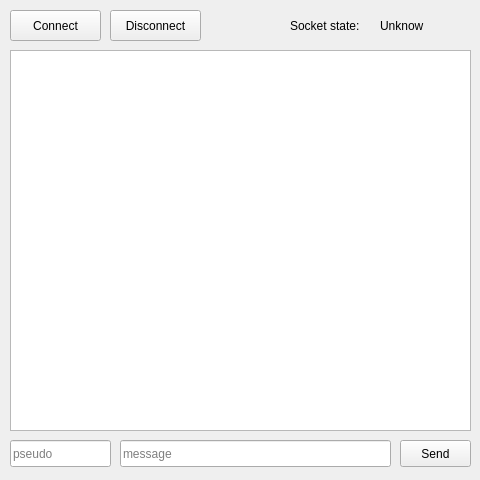
<?xml version="1.0" encoding="UTF-8"?>
<ui version="4.0">
 <class>Client</class>
 <widget class="QWidget" name="Client">
  <property name="geometry">
   <rect>
    <x>0</x>
    <y>0</y>
    <width>480</width>
    <height>480</height>
   </rect>
  </property>
  <property name="sizePolicy">
   <sizepolicy hsizetype="Fixed" vsizetype="Fixed">
    <horstretch>0</horstretch>
    <verstretch>0</verstretch>
   </sizepolicy>
  </property>
  <property name="minimumSize">
   <size>
    <width>480</width>
    <height>480</height>
   </size>
  </property>
  <property name="maximumSize">
   <size>
    <width>480</width>
    <height>480</height>
   </size>
  </property>
  <property name="windowTitle">
   <string>QtWebsocket Client Example</string>
  </property>
  <widget class="QLineEdit" name="textLineEdit">
   <property name="geometry">
    <rect>
     <x>120</x>
     <y>440</y>
     <width>271</width>
     <height>27</height>
    </rect>
   </property>
   <property name="text">
    <string/>
   </property>
   <property name="placeholderText">
    <string>message</string>
   </property>
  </widget>
  <widget class="QPushButton" name="sendButton">
   <property name="geometry">
    <rect>
     <x>400</x>
     <y>440</y>
     <width>71</width>
     <height>27</height>
    </rect>
   </property>
   <property name="text">
    <string>Send</string>
   </property>
  </widget>
  <widget class="QTextEdit" name="chatTextEdit">
   <property name="geometry">
    <rect>
     <x>10</x>
     <y>50</y>
     <width>461</width>
     <height>381</height>
    </rect>
   </property>
  </widget>
  <widget class="QLineEdit" name="pseudoLineEdit">
   <property name="geometry">
    <rect>
     <x>10</x>
     <y>440</y>
     <width>101</width>
     <height>27</height>
    </rect>
   </property>
   <property name="text">
    <string/>
   </property>
   <property name="placeholderText">
    <string>pseudo</string>
   </property>
  </widget>
  <widget class="QLabel" name="socketStateLabel">
   <property name="geometry">
    <rect>
     <x>380</x>
     <y>10</y>
     <width>91</width>
     <height>31</height>
    </rect>
   </property>
   <property name="text">
    <string>Unknow</string>
   </property>
  </widget>
  <widget class="QPushButton" name="connectButton">
   <property name="geometry">
    <rect>
     <x>10</x>
     <y>10</y>
     <width>91</width>
     <height>31</height>
    </rect>
   </property>
   <property name="text">
    <string>Connect</string>
   </property>
  </widget>
  <widget class="QLabel" name="socketStateLabel_2">
   <property name="geometry">
    <rect>
     <x>290</x>
     <y>10</y>
     <width>91</width>
     <height>31</height>
    </rect>
   </property>
   <property name="text">
    <string>Socket state:</string>
   </property>
  </widget>
  <widget class="QPushButton" name="disconnectButton">
   <property name="geometry">
    <rect>
     <x>110</x>
     <y>10</y>
     <width>91</width>
     <height>31</height>
    </rect>
   </property>
   <property name="text">
    <string>Disconnect</string>
   </property>
  </widget>
 </widget>
 <layoutdefault spacing="6" margin="11"/>
 <resources/>
 <connections/>
</ui>
